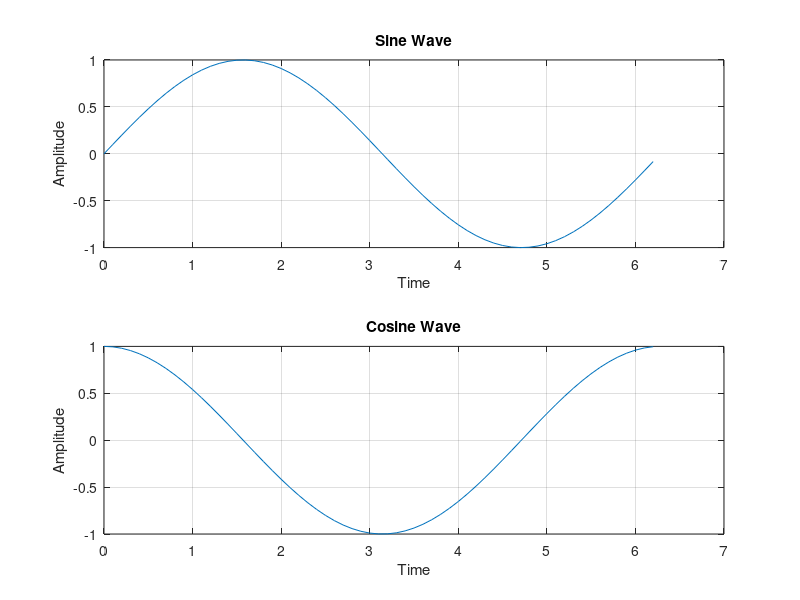

Here is the MATLAB script that generated this plot:
clc;
clear all;
close all;

% Generate input values
x = 0:0.1:2*pi;

% Compute sine and cosine values
y = sin(x);
z = cos(x);

% Plot sine wave
subplot(2,1,1);
plot(x, y);
xlabel('Time');
ylabel('Amplitude');
title('Sine Wave');
grid on;

% Plot cosine wave
subplot(2,1,2);
plot(x, z);
xlabel('Time');
ylabel('Amplitude');
title('Cosine Wave');
grid on;
